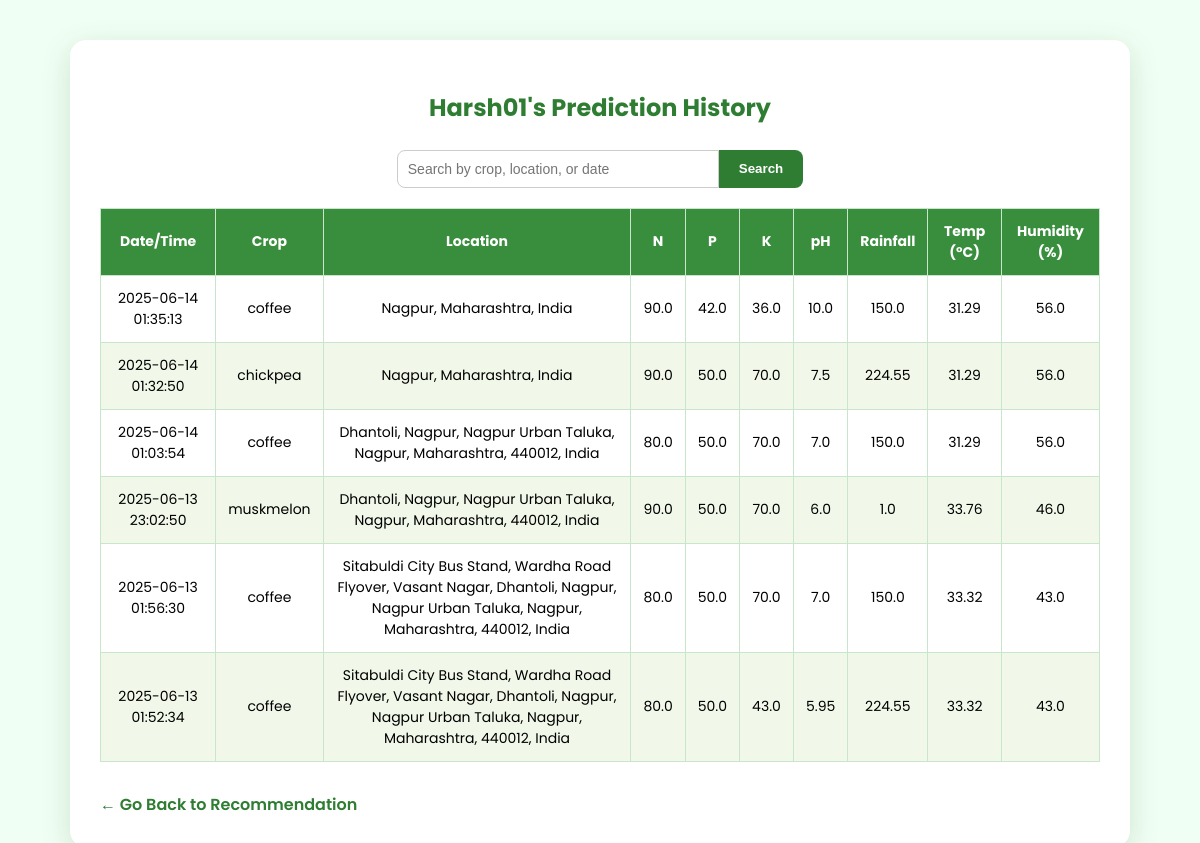
The app's page /history (signed in) with its own data.
### tables this page shows
CREATE TABLE history (
            id INTEGER PRIMARY KEY AUTOINCREMENT,
            username TEXT,
            timestamp TEXT,
            predicted_crop TEXT,
            location TEXT,
            N REAL, P REAL, K REAL,
            temperature REAL, humidity REAL, ph REAL, rainfall REAL
        );

### app.py (the view)
@app.route('/history')
def history():
    if 'user' not in session:
        return redirect(url_for('login'))
    user = session['user']
    query = request.args.get('query', '').lower()
    conn = sqlite3.connect('users.db')
    c = conn.cursor()
    c.execute("SELECT * FROM history WHERE username = ? ORDER BY timestamp DESC", (user,))
    all_records = c.fetchall()
    conn.close()
    if query:
        records = [row for row in all_records if query in row[3].lower()]
    else:
        records = all_records
    return render_template('history.html', records=records)

### templates/history.html (shortened to what this page needs)
<!DOCTYPE html>
<html lang="en">
<head>
</head>
<body>
  <div class="container">
    <h2>{{ session['user'] }}'s Prediction History</h2>
    <form method="GET" action="{{ url_for('history') }}">
      <input type="text" name="query" placeholder="Search by crop, location, or date" value="{{ request.args.get('query', '') }}">
      <button type="submit">Search</button>
    </form>
    {% if records and records|length > 0 %}
      <table>
        <thead>
          <tr>
            <th>Date/Time</th>
            <th>Crop</th>
            <th>Location</th>
            <th>N</th>
            <th>P</th>
            <th>K</th>
            <th>pH</th>
            <th>Rainfall</th>
            <th>Temp (°C)</th>
            <th>Humidity (%)</th>
          </tr>
        </thead>
        <tbody>
          {% for row in records %}
          <tr>
            <td>{{ row[2] }}</td>
            <td>{{ row[3] }}</td>
            <td>{{ row[4] }}</td>
            <td>{{ row[5] }}</td>
            <td>{{ row[6] }}</td>
            <td>{{ row[7] }}</td>
            <td>{{ row[10] }}</td>
            <td>{{ row[11] }}</td>
            <td>{{ row[8] }}</td>
            <td>{{ row[9] }}</td>
          </tr>
          {% endfor %}
        </tbody>
      </table>
    {% else %}
      <p class="no-data">No predictions found{{ ' for "' ~ request.args.get('query') ~ '"' if request.args.get('query') }}.</p>
    {% endif %}
    <a href="{{ url_for('recommend') }}">← Go Back to Recommendation</a>
  </div>
</body>
</html>

### templates/history.html (style rules this page uses)
body { font-family: 'Poppins', sans-serif; background: #f0fff4; margin: 0; padding: 40px; }
.container { max-width: 1000px; margin: auto; background: #ffffff; padding: 30px; border-radius: 16px; box-shadow: 0 8px 30px rgba(0, 80, 0, 0.15); }
h2 { text-align: center; color: #2e7d32; margin-bottom: 25px; }
form { display: flex; justify-content: center; margin-bottom: 20px; }
input[type="text"] { padding: 10px; width: 300px; border: 1px solid #ccc; border-radius: 8px 0 0 8px; font-size: 14px; }
button { padding: 10px 20px; background-color: #2e7d32; color: white; border: none; border-radius: 0 8px 8px 0; cursor: pointer; font-weight: 600; }
table { width: 100%; border-collapse: collapse; margin-top: 20px; }
th, td { padding: 12px; border: 1px solid #c8e6c9; text-align: center; font-size: 14px; }
th { background-color: #388e3c; color: white; }
tr:nth-child(even) { background-color: #f1f8e9; }
a { text-decoration: none; color: #2e7d32; font-weight: 600; display: inline-block; margin-top: 30px; }

### records on screen
history: timestamp "2025-06-14 01:35:13", predicted_crop "coffee", location "Nagpur, Maharashtra, India", N "90.0", P "42.0", K "36.0", ph "10.0", rainfall "150.0", temperature "31.29", humidity "56.0"
history: timestamp "2025-06-14 01:32:50", predicted_crop "chickpea", location "Nagpur, Maharashtra, India", N "90.0", P "50.0", K "70.0", ph "7.5", rainfall "224.55", temperature "31.29", humidity "56.0"
history: timestamp "2025-06-14 01:03:54", predicted_crop "coffee", location "Dhantoli, Nagpur, Nagpur Urban Taluka, Nagpur, Maharashtra, 440012, India", N "80.0", P "50.0", K "70.0", ph "7.0", rainfall "150.0", temperature "31.29", humidity "56.0"
history: timestamp "2025-06-13 23:02:50", predicted_crop "muskmelon", location "Dhantoli, Nagpur, Nagpur Urban Taluka, Nagpur, Maharashtra, 440012, India", N "90.0", P "50.0", K "70.0", ph "6.0", rainfall "1.0", temperature "33.76", humidity "46.0"
history: timestamp "2025-06-13 01:56:30", predicted_crop "coffee", location "Sitabuldi City Bus Stand, Wardha Road Flyover, Vasant Nagar, Dhantoli, Nagpur, Nagpur Urban Taluka, Nagpur, Maharashtra, 440012, India", N "80.0", P "50.0", K "70.0", ph "7.0", rainfall "150.0", temperature "33.32", humidity "43.0"
history: timestamp "2025-06-13 01:52:34", predicted_crop "coffee", location "Sitabuldi City Bus Stand, Wardha Road Flyover, Vasant Nagar, Dhantoli, Nagpur, Nagpur Urban Taluka, Nagpur, Maharashtra, 440012, India", N "80.0", P "50.0", K "43.0", ph "5.95", rainfall "224.55", temperature "33.32", humidity "43.0"

### other values on screen
{{ session['user'] }} "Harsh01"
